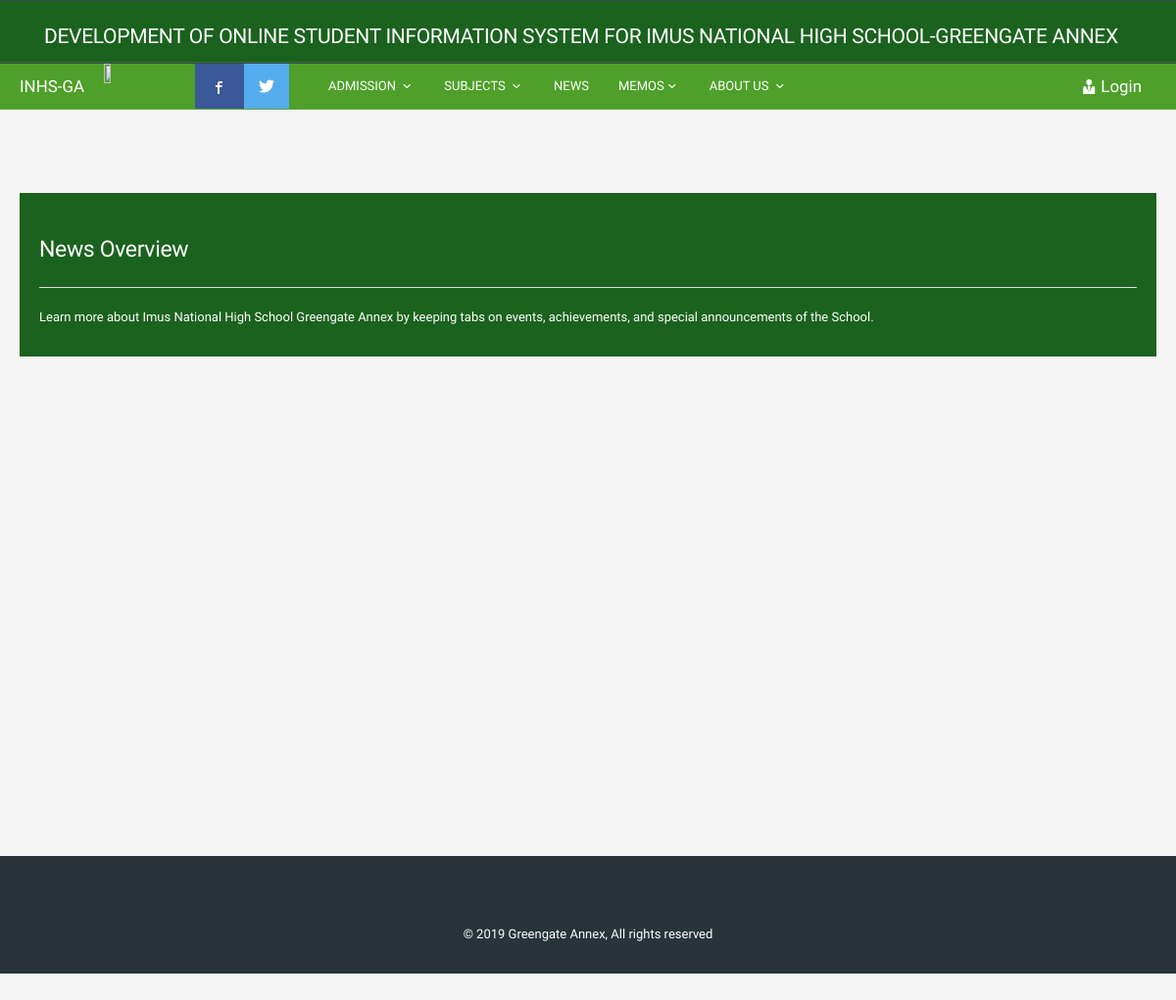
Page /index?page=news on the earlier database version.
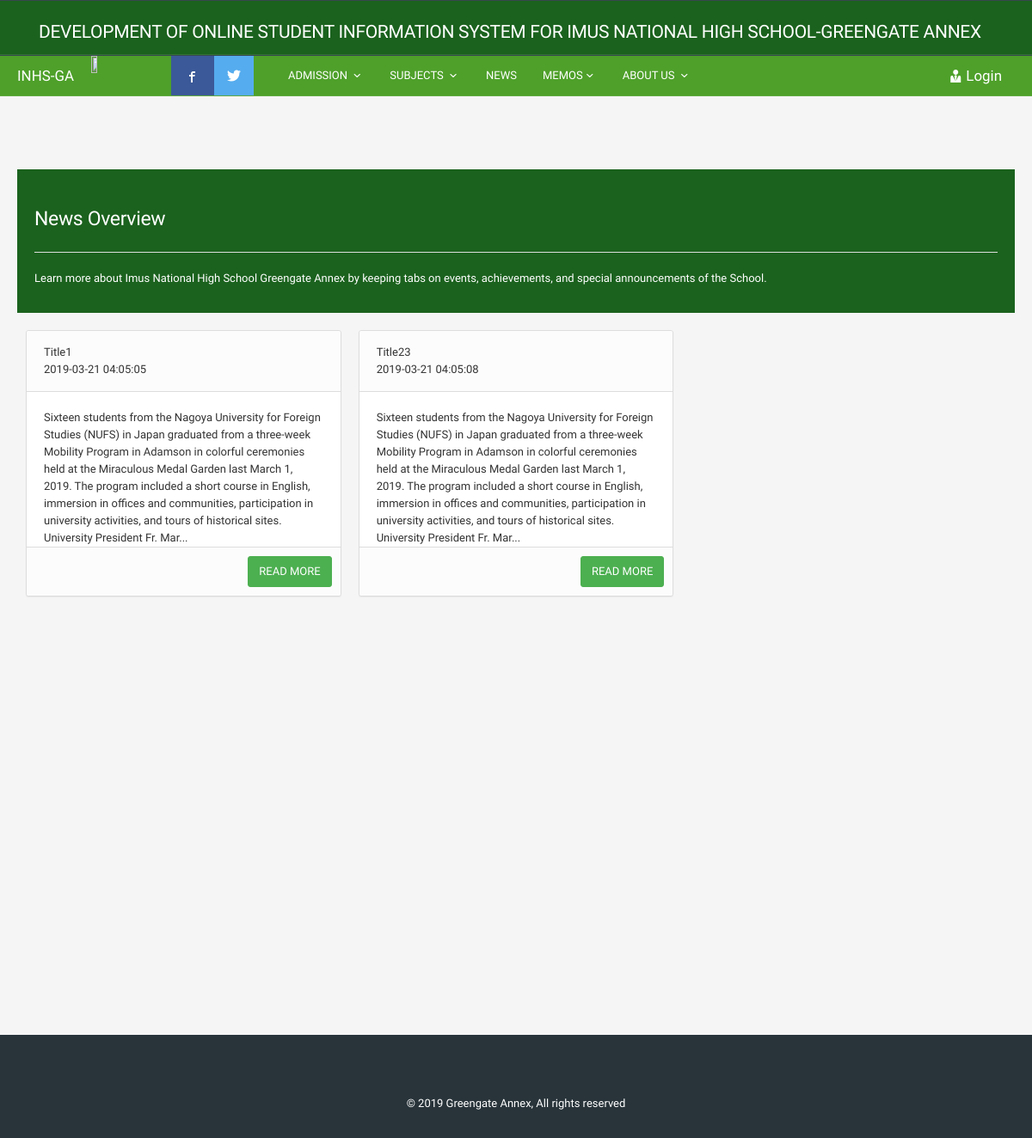
Same page on the later database version.
### tables this page shows
CREATE TABLE `news` (
  `news_ID` int(10) UNSIGNED NOT NULL,
  `news_Title` varchar(85) DEFAULT NULL,
  `news_Content` text,
  `news_Pub` timestamp NULL DEFAULT CURRENT_TIMESTAMP
);

### index-content-news.php (the view)
<?php
	include('dbconfig.php');
	if (isset($_REQUEST['content'])) {
		$news_ID =$_REQUEST['content'];
			$query = mysqli_query($con,"SELECT * FROM `news` where news_ID ='$news_ID' ");
			if (mysqli_num_rows($query) > 0)
			{
			   while ($rows = mysqli_fetch_assoc($query)) {
			   	$news_ID = $rows['news_ID'];
			   	$news_Title = $rows['news_Title'];
			   	$news_Content = $rows['news_Content'];
			   	$news_Pub	 = $rows['news_Pub'];
			   	?>
					<div class="col-sm-12">
						<div class="panel panel-default">
						  <div class="panel-heading"><?php echo $news_Title?> <div><?php echo $news_Pub;?></div></div>
						  <div class="panel-body"><?php
						  if (strlen($news_Content) > 10)
				   			echo $news_Content;
						  ?>
						</div>
						<div class="panel-footer" style="padding: 10px;">
							<a class="btn btn-success pull-right" href="index?page=news" >BACK</a>
						</div>
						</div>
					</div>
					<?php
			   }
			}
	}
	else{
		?>
		<div style="width: auto; padding: 20px; margin-top: 25px;background-color: #1b621e;  color: white;">
<h2>News Overview</h2>
<hr>
<p>
Learn more about Imus National High School Greengate Annex by keeping tabs on events, achievements, and special announcements of the School.
</p>
</div>
<br>
<?php
			$query = mysqli_query($con,"SELECT * FROM `news`");
			if (mysqli_num_rows($query) > 0)
			{
			   while ($rows = mysqli_fetch_assoc($query)) {
			   	$news_ID = $rows['news_ID'];
			   	$news_Title = $rows['news_Title'];
			   	$news_Content = $rows['news_Content'];
			   	$news_Pub	 = $rows['news_Pub'];
			   	?>
					<div class="col-sm-4" >
						<div class="panel panel-default" >
						  <div class="panel-heading"><?php echo $news_Title?> <div><?php echo $news_Pub;?></div></div>
						  <div class="panel-body" style="min-height: 180px;max-height: 180px;"><?php
						  if (strlen($news_Content) > 10)
				   			echo $news_Content = substr($news_Content, 0, 400) . '...';
						  ?>
						</div>
						<div class="panel-footer" style="padding: 10px;">
							<a class="btn btn-success pull-right" href="index?page=news&content=<?php echo 	$news_ID?>">READ MORE</a></div>
						</div>
					</div>
					<?php
			   }
			}
	}
?>

Differences in the rows shown:
added news: news_Title "Title1", news_Pub "2019-03-21 04:05:05", news_Content "Sixteen students from the Nagoya University for Foreign Studies (NUFS) in Japan graduated from a three-week Mobility Program in Adamson in colorful ceremonies held at the Miraculous Medal Garden last March 1, 2019. The program included a short course in English, immersion in offices and communities, participation in university activities, and tours of historical sites. University President Fr. Mar..."
added news: news_Title "Title23", news_Pub "2019-03-21 04:05:08", news_Content "Sixteen students from the Nagoya University for Foreign Studies (NUFS) in Japan graduated from a three-week Mobility Program in Adamson in colorful ceremonies held at the Miraculous Medal Garden last March 1, 2019. The program included a short course in English, immersion in offices and communities, participation in university activities, and tours of historical sites. University President Fr. Mar..."
